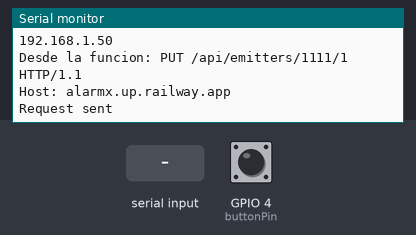
A sketch run on a simulated ESP8266 (NodeMCU). Parts: the last lines printed to the serial monitor. The inputs (shaded band) are chosen by the test bench; at power-on: GPIO 4 (buttonPin) HIGH. WiFi joins after 1.5 s; servers stay silent unless stated.

Above: at 2.7 s.
2.8 s: "90,45\n" received over Serial
At 3.0 s:
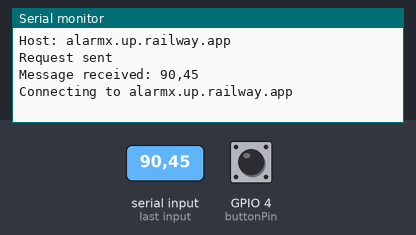
4.3 s: "5\n" received over Serial
At 4.49 s:
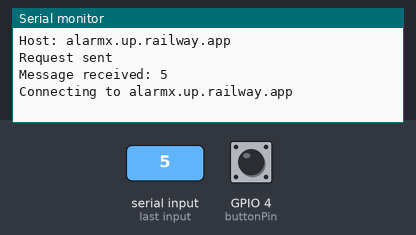

Measured:
- after the input at 2.8 s, the serial monitor: prints a new line after 0.05 s (image 1)
- after the input at 4.3 s, the serial monitor: prints a new line at once (image 2)

The sketch:

SendPutToServer.ino
```cpp
#include <ESP8266WiFi.h>
#include <WiFiClientSecure.h>
#include "secrets.h"
#include "pin_layout.h"
#include "send_state.hpp"
#include "ESP8266_Utils.hpp"


void setup() {
  Serial.begin(9600);
  delay(10);

  // Configurar pin del botón como entrada
  pinMode(buttonPin, INPUT);

  ConnectWiFi_STA();
}

void loop() {
  // Use WiFiClientSecure class to create TLS connection
  WiFiClientSecure client;
  client.setInsecure();

  // check if a message has been received over serial
  if (Serial.available() > 0) {
    String message = Serial.readStringUntil('\n');
    Serial.print("Message received: ");
    Serial.println(message);

    Serial.print("Connecting to ");
    Serial.println(host);

    if (!client.connect(host, 443)) {
      Serial.println("Connection failed");
      return;
    }

    // send the message received over serial
    sendState(message.toInt(), client);
  }
  bool newButtonState = digitalRead(buttonPin);

  // Detectar cambios en el estado del botón
  if (newButtonState != buttonState) {
    buttonState = newButtonState;
    sendState(buttonState, client);
  }

  delay(50);
}
```

ESP8266_Utils.hpp
```cpp
void ConnectWiFi_STA(){
  // We start by connecting to a WiFi network
  Serial.println();
  Serial.println();
  Serial.print("Connecting to ");
  Serial.println(ssid);

  WiFi.mode(WIFI_STA);
  WiFi.begin(ssid, password);

  while (WiFi.status() != WL_CONNECTED) {
    delay(500);
    Serial.print(".");
  }

  Serial.println("");
  Serial.println("WiFi connected");
  Serial.println("IP address: ");
  Serial.println(WiFi.localIP());
}
```

pin_layout.h
```cpp
int buttonPin = 4; //GPIO4; //D2; // Pin digital conectado al botón
bool buttonState = false; // Estado actual del botón
```

secrets.h
```cpp
const char* ssid     = "OLDANI";
const char* password = "CLAROP5DA";
const char* host = "alarmx.up.railway.app";
const char* token = "e2b8f9dcf908c334";
```

send_state.hpp
```cpp
void sendState(bool state, WiFiClientSecure client) {
  if (!client.connected()) {
    if (!client.connect(host, 443)) {
      Serial.println("Connection failed");
      return;
    }
  }
  // Create HTTP request
  String url = "/api/emitters/1111/1";
  String body = "{\"sensor\": {\"state\": " + String(state) + "}}";
  Serial.print("Desde la funcion: ");
  Serial.print("PUT ");
  Serial.print(url);
  Serial.println(" HTTP/1.1");
  client.println(String("PUT ") + url + " HTTP/1.1");
  Serial.print("Host: ");
  Serial.println(host);
  client.println("Host: " + String(host));
  client.println("Content-Type: application/json");
  client.println("Authorization: Bearer " + String(token));
  client.println("Content-Length: " + String(body.length()));
  client.println();
  client.println(body);

  Serial.println("Request sent");
}
```
